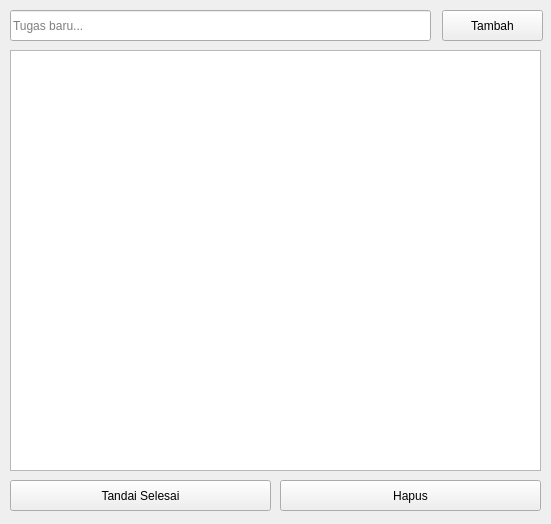
<?xml version="1.0" encoding="UTF-8"?>
<ui version="4.0">
 <class>Todolist</class>
 <widget class="QWidget" name="Todolist">
  <property name="geometry">
   <rect>
    <x>0</x>
    <y>0</y>
    <width>551</width>
    <height>524</height>
   </rect>
  </property>
  <property name="windowTitle">
   <string>To-do-list</string>
  </property>
  <widget class="QListWidget" name="listWidget">
   <property name="geometry">
    <rect>
     <x>10</x>
     <y>50</y>
     <width>531</width>
     <height>421</height>
    </rect>
   </property>
  </widget>
  <widget class="QLineEdit" name="lineEdittugasbaru">
   <property name="geometry">
    <rect>
     <x>10</x>
     <y>10</y>
     <width>421</width>
     <height>31</height>
    </rect>
   </property>
   <property name="placeholderText">
    <string>Tugas baru...</string>
   </property>
  </widget>
  <widget class="QPushButton" name="pushButtontambah">
   <property name="geometry">
    <rect>
     <x>442</x>
     <y>10</y>
     <width>101</width>
     <height>31</height>
    </rect>
   </property>
   <property name="font">
    <font>
     <pointsize>9</pointsize>
    </font>
   </property>
   <property name="text">
    <string>Tambah</string>
   </property>
  </widget>
  <widget class="QPushButton" name="pushButton">
   <property name="geometry">
    <rect>
     <x>10</x>
     <y>480</y>
     <width>261</width>
     <height>31</height>
    </rect>
   </property>
   <property name="font">
    <font>
     <pointsize>9</pointsize>
    </font>
   </property>
   <property name="text">
    <string>Tandai Selesai</string>
   </property>
  </widget>
  <widget class="QPushButton" name="pushButton_2">
   <property name="geometry">
    <rect>
     <x>280</x>
     <y>480</y>
     <width>261</width>
     <height>31</height>
    </rect>
   </property>
   <property name="font">
    <font>
     <pointsize>9</pointsize>
    </font>
   </property>
   <property name="text">
    <string>Hapus</string>
   </property>
  </widget>
 </widget>
 <resources/>
 <connections/>
</ui>
